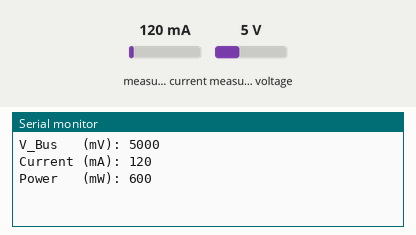
Bench run of a sketch on a simulated Arduino Uno, built with avr-gcc and run on an emulated ATmega328P. Parts: the last lines printed to the serial monitor. Wiring (inferred from the names in the program): INA219 current sensor at I2C address 0x44. Inputs (shaded band) come from the test bench; at power-on: measured current 120 mA, measured voltage 5 V.

Above: at 1.8 s.
1.9 s: measured current set to 40 mA
At 2.8 s:
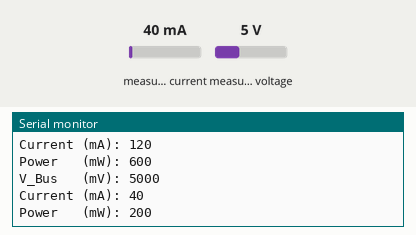
3.4 s: measured voltage set to 0.3 V
At 4.3 s:
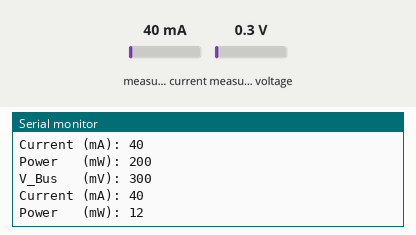
4.9 s: measured current set to 500 mA
At 5.8 s:
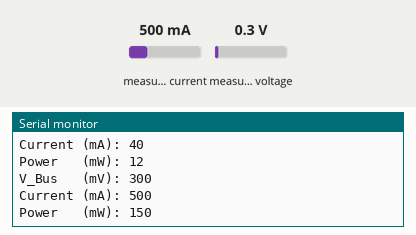
Timing chart, 0 to 7.9 s (numbered marks = the images above; inputs shaded):
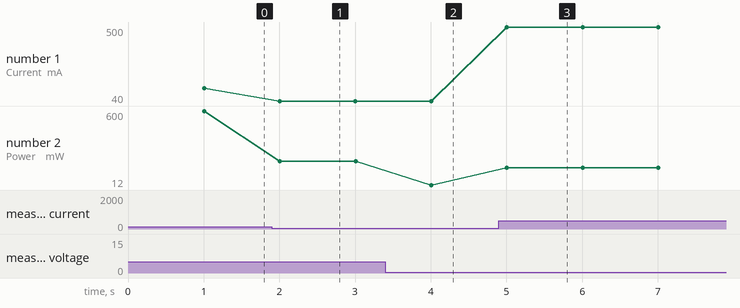

Measured:
- after the input at 1.9 s, the serial monitor: prints a new line after 0.11 s (image 1)
- after the input at 3.4 s, the serial monitor: prints a new line after 0.60 s (image 2)
- after the input at 4.9 s, the serial monitor: prints a new line after 0.10 s (image 3)
- plotted number 1: 120 → 40 after the input at 1.9 s, 40 → 500 after the input at 4.9 s
- plotted number 2: 600 → 200 after the input at 1.9 s, 200 → 12 after the input at 3.4 s, 12 → 150 after the input at 4.9 s

The sketch:

PowerMeter.ino
```cpp
#include <Wire.h>
#include "PowerMeter.hpp"

void setup() {
    Serial.begin(115200);
    Wire.begin();   // join i2c as master

    // setup the INA219 current meter chip
    setupPowerMeter(0x44);

    /*
        Notes:
        - Internal registers of the chip have an 8 bit address even though they
        store a 16bit value.
        - The INA219 doesn't have an auto incrementing register pointer like the PCF8523 has.
    */
}

void loop() {
    // read from INA219 power meter every 1 second.
    unsigned static int secs = 0;
    unsigned static int lastsecs = 0;
    secs = millis() / 1000;
    if(secs != lastsecs) {
        lastsecs = secs;

        // measurements[0] is for Bus voltage
        // measurements[1] is for current
        // measurements[2] is for power
        int measurements[3] = {0, 0, 0};
        // int power = 0;


        byte status = readPVI(measurements, (byte)0x44);
        if(status) {
            Serial.println("Error: Power and current overflowed.");
            return; // skip to next iteration of loop()
        }

        // Serial.println(power, DEC);
        Serial.print("V_Bus   (mV): ");
        Serial.println(measurements[0]);
        Serial.print("Current (mA): ");
        Serial.println(measurements[1]);
        Serial.print("Power   (mW): ");
        Serial.println(measurements[2]);
    }
}
```

PowerMeter.cpp
```cpp
#include <Arduino.h>
#include <Wire.h>
#include "PowerMeter.hpp"


byte readPVI(int* measurements, byte address) {
        // read Bus voltage
        Wire.beginTransmission(address);
        Wire.write(2);  // bus voltage address is 2
        Wire.endTransmission(false);    // doesn't do a stop condition does a re-start.
        Wire.requestFrom(address,2);   // reading 2 bytes, because we are reading a 16bit register.
        byte MSB = Wire.read();
        byte LSB = Wire.read();
        Wire.endTransmission();
        // now check OVF flag in the Bus voltage register
        if((LSB & 0b1) == 1) {
            return 1; // OVF is set. Current and power registers are overflowed.
        }
        measurements[0] = (MSB<<5) | (LSB>>3);   // remove 3 lowest bytes (they are flags).
        measurements[0] = measurements[0] * 4;  // convert to mV

        // read power register
        Wire.beginTransmission(address);
        Wire.write(3);
        Wire.endTransmission(false);
        Wire.requestFrom(address,2);
        MSB = Wire.read();
        LSB = Wire.read();
        Wire.endTransmission();
        measurements[2] = (MSB<<8) | LSB;
        measurements[2] = measurements[2] * 2;  // convert to mW

        // read current register
        Wire.beginTransmission(address);
        Wire.write(4);
        Wire.endTransmission(false);
        Wire.requestFrom(address,2);
        MSB = Wire.read();
        LSB = Wire.read();
        Wire.endTransmission();
        measurements[1] = (MSB<<8) | LSB;
        measurements[1] = measurements[1] / 10; // convert to mA

        return 0;   // 0 for success!
}

byte readPower(int* power, byte address) {
    // read Bus voltage
    Wire.beginTransmission(address);
    Wire.write(2);  // bus voltage address is 2
    Wire.endTransmission(false);    // doesn't do a stop condition does a re-start.
    Wire.requestFrom(address,2);   // reading 2 bytes, because we are reading a 16bit register.
    byte MSB = Wire.read();
    byte LSB = Wire.read();
    Wire.endTransmission();
    // now check OVF flag in the Bus voltage register
    if((LSB & 0b1) == 1) {
        return 1; // OVF is set. Current and power registers are overflowed.
    }

    // read power
    Wire.beginTransmission(address);
    Wire.write(3);
    Wire.endTransmission(false);
    Wire.requestFrom(address,2);
    MSB = Wire.read();
    LSB = Wire.read();
    Wire.endTransmission();
    *power = (MSB<<8) | LSB;
    *power = *power * 2;  // convert to mW

    return 0;  // success!
}


void setupPowerMeter(byte address) {
    Wire.beginTransmission(address);
    Wire.write(5);      // calibration register address
    Wire.write(16);     // MSByte of calibration value. It is 4096 in decimal (a 16bit value)
    Wire.write(0);      // LSByte of calibration value. Gives a current LSBit of 0.0001Amps
    Wire.endTransmission();
    Wire.beginTransmission(address);
    Wire.write(0);      // configuration register address
    Wire.write(0b00111111); // this is to set PGA gain to /8, 128 samples to average for each
    Wire.write(0b11111111); // reading (both shunt and bus voltage), and set mode to measure both shunt and bus V continuously.
    Wire.endTransmission();
}
```

PowerMeter.hpp
```cpp
#ifndef POWER_METER_H
#define POWER_METER_H

/*
    Uses I2C to read the measured Bus voltage, current and power from an
    INA219 power meter chip. It does all the necesary conversions and checks
    the OVF flag.
    Inputs:
    - measurements is a pointer to a 3 element array of int
    - i2c_address is the address of the INA219 chip.
    Outputs:
    - returns 0 if OVF is LOW and conversions successful.
    - returns 1 if OVF is 1. Therefore, current and power registers are
      overflowed. Measurements is not changed.
    Assumes:
    - The CNVR flag is not checked.
    - The INA219 has already been setup appropriately.
    - measurements[0] is bus voltage in mV
    - measurements[1] is current in mA
    - measurements[2] is power in mW
*/
byte readPVI(int* measurements, byte i2c_address);

/*
    Does the same as readMeasurements() but only returns power instead
    of current and voltage aswell.
*/
byte readPower(int* power, byte i2c_address);


/*
    Sets up the INA219 current meter using I2C. Must be given an I2C address
    to which to write. The INA219 is configured to average 128 12bit samples
    together for each voltage measurement. It measures voltage and current
    continously. Uses a current calibration value of 4096 which gives a
    current LSBit of 0.1mA. This causes a power LSbit of 2mW. The bus voltage
    LSBit is always 4mV.
*/
void setupPowerMeter(byte i2c_address);

#endif
```
